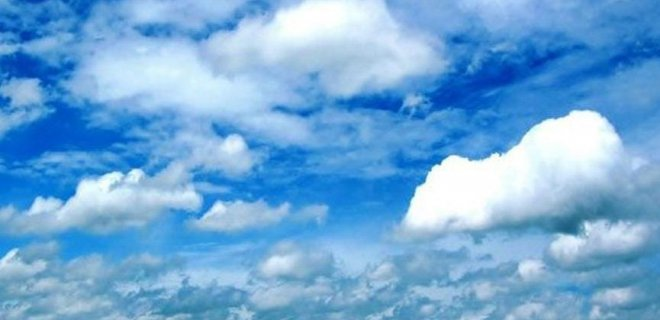
#> input picture OpenCv ile Grüntü İşleme/NYC.jpg, 660 x 320 px
$ python 'Morfolojik Operasyonlar.py'
#> lines starting #> are read from the running program, lines starting #| are printed output that depends on the picture
# -*- coding: utf-8 -*-
"""
Created on Wed Jan 18 14:20:12 2023

@author: ozan

"""
import cv2
import matplotlib.pyplot as plt
import numpy as np

img = cv2.imread("NYC.jpg",0)
#> img: shape (320, 660); min 50, max 255, mean 156.7
plt.figure(),plt.imshow(img, cmap = "gray"),plt.axis("off"),plt.title("Orijinal")

# erozyon
kernel = np.ones((5,5),dtype = np.uint8)
result = cv2.erode(img ,kernel,iterations = 2 )
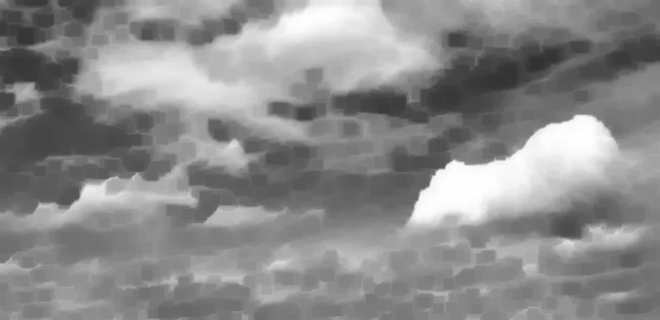
#> result: shape (320, 660); min 50, max 255, mean 139
plt.figure(),plt.imshow(result, cmap = "gray"),plt.axis("off"),plt.title("Erozyon")

# genişleme dilation
result2 = cv2.dilate(img ,kernel,iterations = 1 )
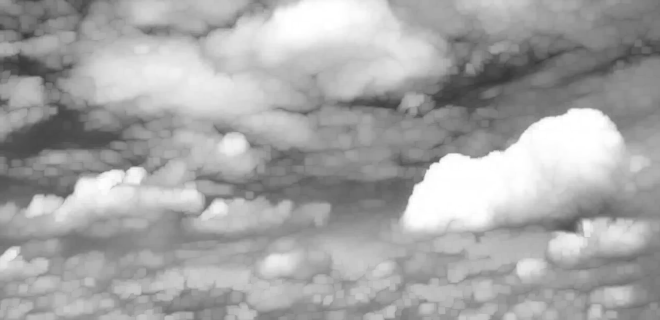
#> result2: shape (320, 660); min 57, max 255, mean 166.8
plt.figure(),plt.imshow(result2, cmap = "gray"),plt.axis("off"),plt.title("Genişleme")

# white noise
whiteNoise = np.random.randint(0,2,size = img.shape[:2])
whiteNoise = whiteNoise*255
plt.figure(),plt.imshow(whiteNoise,cmap="gray"),plt.axis("off"),plt.title("White Noise")

noise_img = whiteNoise + img
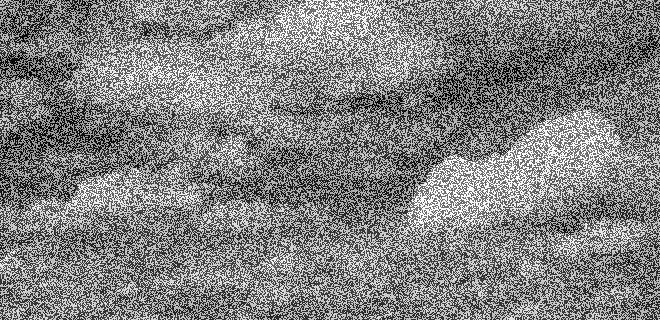
#> noise_img: shape (320, 660) int64; min 50, max 510, mean 284.5; drawn with min black and max white
plt.figure(),plt.imshow(noise_img,cmap="gray"),plt.axis("off"),plt.title("White Noise + picture")

# açılma

opening = cv2.morphologyEx(noise_img.astype(np.float32),cv2.MORPH_OPEN,kernel)
plt.figure(),plt.imshow(opening,cmap="gray"),plt.axis("off"),plt.title("acilma")


# black noise
blackNoise = np.random.randint(0,2,size = img.shape[:2])
blackNoise = whiteNoise*-255
plt.figure(),plt.imshow(blackNoise,cmap="gray"),plt.axis("off"),plt.title("White Noise")

black_noise_img = blackNoise + img
black_noise_img[black_noise_img <= -245] = 0
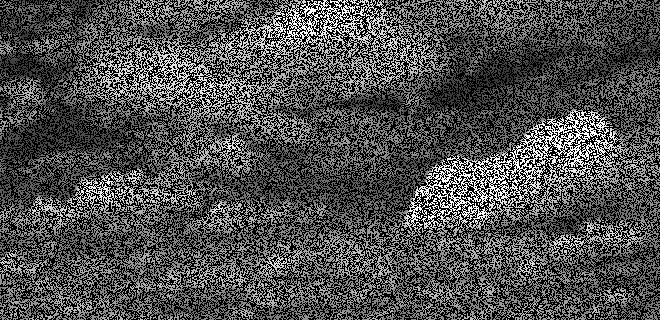
#> black_noise_img: shape (320, 660) int64; min 0, max 255, mean 78.2
plt.figure(),plt.imshow(black_noise_img,cmap="gray"),plt.axis("off"),plt.title("Black Noise")

# kapatma

closing = cv2.morphologyEx(black_noise_img.astype(np.float32),cv2.MORPH_CLOSE,kernel)
plt.figure(),plt.imshow(closing,cmap="gray"),plt.axis("off"),plt.title("Kapama")


# morfolojik
gradient = cv2.morphologyEx(img,cv2.MORPH_GRADIENT,kernel)
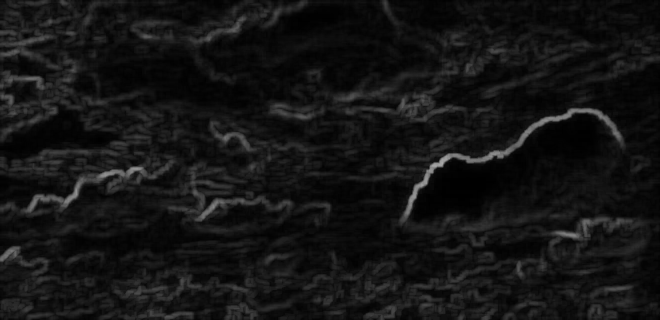
#> gradient: shape (320, 660); min 0, max 168, mean 20
plt.figure(),plt.imshow(gradient,cmap="gray"),plt.axis("off"),plt.title("Gradient")
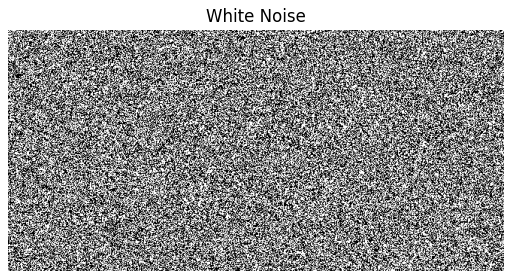
#> figure drawn by matplotlib, 1 panel
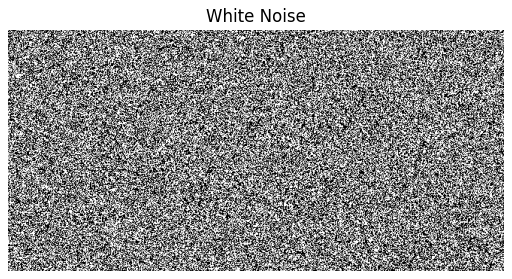
#> figure drawn by matplotlib, 1 panel

$ run again, with OpenCv ile Grüntü İşleme/bird.jpg copied over OpenCv ile Grüntü İşleme/NYC.jpg
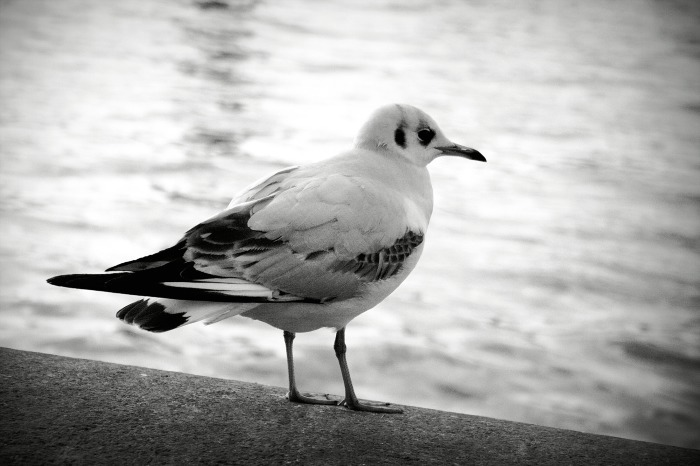
#> input picture OpenCv ile Grüntü İşleme/bird.jpg, 700 x 466 px
#> `gradient = cv2.morphologyEx(img,cv2.MORPH_GRADIENT,kernel)`:
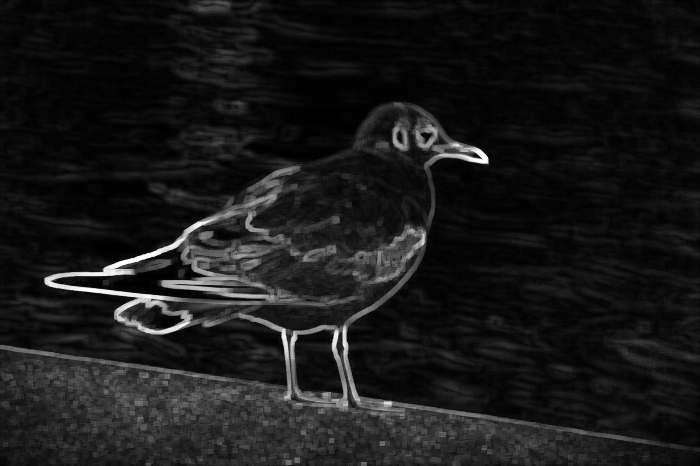
#> gradient: shape (466, 700); min 0, max 255, mean 24.8
#> `plt.figure(),plt.imshow(gradient,cmap="gray"),plt.axis("off"),plt.titl..`:
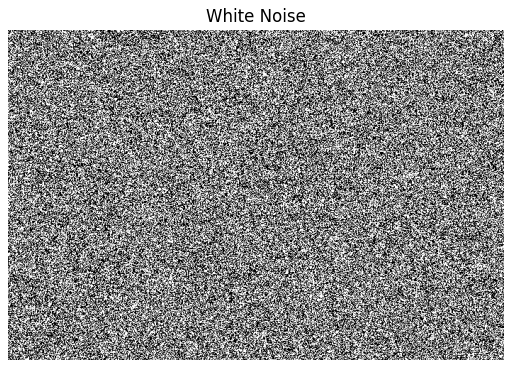
#> figure drawn by matplotlib, 1 panel
